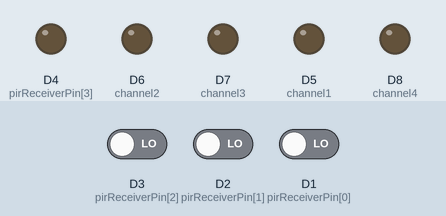
The sketch below on a simulated ESP8266 (NodeMCU). On the bench: output pins drawn as LEDs (lit = HIGH). The inputs (shaded band) are chosen by the test bench; at power-on: D3 (pirReceiverPin[2]) LOW, D2 (pirReceiverPin[1]) LOW, D1 (pirReceiverPin[0]) LOW. WiFi joins after 1.5 s; servers stay silent unless stated; uploads are accepted with an empty reply; what the sketch prints to the serial monitor is not drawn.

Above: at 13.0 s.
13.1 s: D3 (pirReceiverPin[2]) driven HIGH
At 16.1 s:
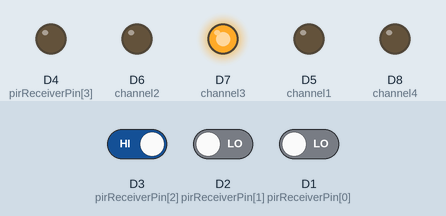
16.5 s: D2 (pirReceiverPin[1]) driven HIGH
At 19.8 s:
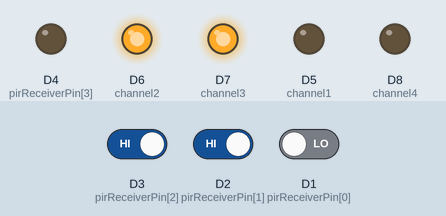
20.4 s: D1 (pirReceiverPin[0]) driven HIGH
At 23.5 s:
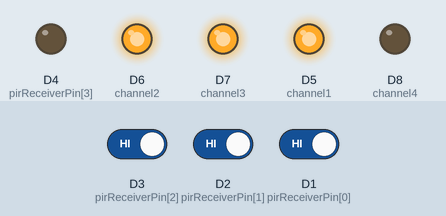
28.3 s: D3 (pirReceiverPin[2]) driven HIGH and D2 (pirReceiverPin[1]) driven LOW
At 44.1 s:
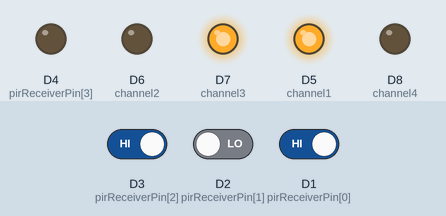
Timing chart, 0 to 44.4 s (numbered marks = the images above; inputs shaded):
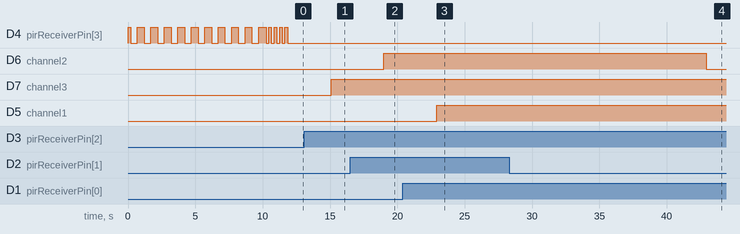

The sketch:

nodeMcuWifiCodePart.ino
```cpp
#include <ESP8266WiFi.h>
#include <ESP8266HTTPClient.h>
#include <ArduinoJson.h> // for handling json request sent from server

//############# WIFI shield connection ################
//String host = "http://192.168.0.101";
String host = "http://apphousebd.com";

// change this according to own wifi-router settings
const char* ssid = "lenovo-300";
const char* password = "aa11aa11@";

//################# Channel control ###################
// setting the pins for controlling the relay channels
int channel1 = D5, channel2 = D6, channel3 = D7, channel4 = D8;

// bool values to detect if any movement was found after the led was turn on by user using android app
bool foundUserMovement[4];
bool countdownStated[4];
int countDownStartValue[4];

int timeout = 15000;

//################# PIR Sensor #####################

int pirReceiverPin[4] = {D1, D2, D3, D4};
long lowStartTime[4];
long waitingTime = 10000; // 10 sec
//the time we give the sensor to calibrate (10-60 secs according to the datasheet)
int calibrationTime = 10;
bool ledIsOn[4] = {false}, startCountdown[4] = {true};

//############### HTTP request ##################
// variables for handling the server response
String request;
String channel_1_state, channel_2_state, channel_3_state, channel_4_state;

HTTPClient http;  //Declare an object of class HTTPClient

//#################################### Main logical Coding ############################################
void setup() {

  Serial.begin(115200);

  // using the built-in led of the shield to see the status of the wifi connection, if it's blinking means wifi isn't connected,
  // but it's trying to connect the wifi, if the led is on means shield is connected with the wifi network and ready to use
  // built-in led is active low
  pinMode(LED_BUILTIN, OUTPUT);
  digitalWrite(LED_BUILTIN, HIGH);

  pinMode(channel1, OUTPUT);
  pinMode(channel2, OUTPUT);
  pinMode(channel3, OUTPUT);
  pinMode(channel4, OUTPUT);
  digitalWrite(channel1, LOW);
  digitalWrite(channel2, LOW);
  digitalWrite(channel3, LOW);
  digitalWrite(channel4, LOW);

  // setting the pins of the pir sensor signal receiver
  for (int i = 0 ; i < 4; i++) {
    pinMode(pirReceiverPin[i], INPUT);
    digitalWrite(pirReceiverPin[i], LOW);
  }

  // setting this pin for output just to turn the default led on, by which we can show the user that wifi shield is turned on
  pinMode(D4, OUTPUT);

  /* Explicitly set the ESP8266 to be a WiFi-client, otherwise, it by default,
     would try to act as both a client and an access-point and could cause
     network-issues with your other WiFi-devices on your WiFi-network. */
  WiFi.mode(WIFI_STA);

  // if the wifi shield is connected to any network, then disconnecting it first, it's not mandatory but it's good practice.
  // if the shield is not connected to any network, then it will just ignore it
  WiFi.disconnect();
  delay(200);

  //give the sensor some time to calibrate
  Serial.print("calibrating sensor ");
  for (int i = 0; i < calibrationTime; i++) {
    Serial.print(".");
    digitalWrite(LED_BUILTIN, LOW);
    delay(500);

    digitalWrite(LED_BUILTIN, HIGH);
    delay(500);
  }
  Serial.println(" done");
  Serial.println("SENSOR ACTIVE");
  delay(50);

  // Connect to WiFi network
  Serial.println();
  Serial.println();
  Serial.print("Connecting to ");
  Serial.println(ssid);

  // beginning to connect to the network
  WiFi.begin(ssid, password);

  // checking if the shield is able to connect to network. It will try to connect untill it is connected.
  while (WiFi.status() != WL_CONNECTED) {
    digitalWrite(LED_BUILTIN, LOW);
    delay(200);

    digitalWrite(LED_BUILTIN, HIGH);
    delay(200);
    Serial.print(".");
  }

  if (WiFi.status() == WL_CONNECTED) {
    digitalWrite(LED_BUILTIN, LOW);
  }

  Serial.println("");
  Serial.println("WiFi connected to ");
  Serial.println(WiFi.localIP());
}

void loop() {

  handleSensor();
  handleChannels();
  Serial.println("Client disonnected");
  Serial.println("");

  delay(3000);

}

void handleSensor() {

  //  ##################### Updating channel status with post() request to website/databse ######################
  //  ####################      only when the channel status is changed by PIR sensor      ######################

  for (int i = 0 ; i < 4 ; i++) {

    String currentChannel;
    int currentChannelPin;
    switch (i) {
      case 0:
        currentChannel = "channel_1";
        currentChannelPin = channel1;
        break;
      case 1:
        currentChannel = "channel_2";
        currentChannelPin = channel2;
        break;
      case 2:
        currentChannel = "channel_3";
        currentChannelPin = channel3;
        break;
      case 3:
        currentChannel = "channel_4";
        currentChannelPin = channel4;
        break;
      default:
        currentChannel = "channel_1";
        currentChannelPin = channel1;
    }
    /*
        Serial.print("Checking channel: ");
        Serial.println(currentChannel);

        Serial.print("channel pin state: ");
        Serial.println(digitalRead(pirReceiverPin[i]));
    */

    //  checking if the pir sensor receiver pin is high, high means somekind of movement has been detected
    if (digitalRead(pirReceiverPin[i]) == HIGH) {
      //    Serial.println("PIR receiver is high");
      // check if the led is already on or not, if on, then do nothing, if off, then turn it on and set the check to true
      if (!ledIsOn[i]) {
        ledIsOn[i] = true;
        startCountdown[i] = true;
        //        Serial.println("LED is on");

        digitalWrite(currentChannelPin, HIGH);
        http.begin(host + "/wifi/api/updateChannelStates.php");
        http.addHeader("Content-Type", "application/x-www-form-urlencoded");
        int httpPost = http.POST("submit=submit&state='led=on'&channel=" + currentChannel);
        http.writeToStream(&Serial);
        http.end();
        delay(500); // wating for some time for the database to get updated, so that we get the latest data in the immediate request
      }

      if (!startCountdown[i] && ledIsOn[i]) {
        startCountdown[i] = true;
        Serial.println("Count down reset");
      }
    }
    // if pir signal is low, that means movement is not detected, here we need to consider some situations
    /*
       if motion/movement is not detected, then we should not turn the led off immediately, as movement stop doesn't mean
       no body is present in room, so we should wait for some time before turning off the led.if we detect any movement in
       that between time, then we have to reset the timer when the signal is again low.
    */
    if (digitalRead(pirReceiverPin[i]) == LOW) {

      //    Serial.println("PIR receiver is low");

      if (startCountdown[i] && ledIsOn[i]) {
        Serial.print("waiting time started for : ");
        Serial.print(currentChannel);
        Serial.print(" time: ");
        lowStartTime[i] = millis();
        startCountdown[i] = false;
        Serial.println(lowStartTime[i] / 1000);
      }

      /* checking for the delay: when the pir sensor is low it means no more movement is detected, so led should be off. but we will wait for
          for a certain amount of time before turning off the led to confirm that no body is present in the room
      */
      if (ledIsOn[i] && millis() - lowStartTime[i] >= waitingTime) {
        Serial.print("LED is off for channel: ");
        Serial.println(currentChannel);
        digitalWrite(currentChannelPin, LOW);
        ledIsOn[i] = false;

        Serial.print("sensor is off, channel: ");
        Serial.println(currentChannel);
        http.begin(host + "/wifi/api/updateChannelStates.php");
        http.addHeader("Content-Type", "application/x-www-form-urlencoded");
        int httpPost = http.POST("submit=submit&state='led=off'&channel=" + currentChannel);
        //        http.writeToStream(&Serial);
        http.end();
      }
      else if (ledIsOn[i]) {
        Serial.print("Time left for channel ");
        Serial.print(currentChannel);
        Serial.print(" is: ");
        Serial.print(millis() - lowStartTime[i]);
        Serial.print("   waiting time: " );
        Serial.println(waitingTime);
      }
    }

  }
}


void handleChannels() {

  //  ####################### Channel status with get() response from website/database ############################

  /*
      Requesting for / getting the current status of each channel from website
      the respond is in json format, so we 1st receive the data, get it by HTTPClient getString()
      then decode the json respond with ArduinoJson and appling the status of each channel in wifi shield
  */
  http.begin(host + "/wifi/api/getChannelStates.php");  //Specify request destination
  http.addHeader("Content-Type", "application/json");
  int httpCode = http.GET(); //Send the request in GET

  if (httpCode > 0) { //Check the returning code

    request = http.getString();   //Get the request response payload
    //Serial.println(request);                     //Print the response payload

    // setting up ArduinoJson
    DynamicJsonBuffer jsonBuffer;

    if (request.indexOf("failed") == -1) {

      String jsonData = request.substring(request.indexOf("{"), request.indexOf("}") + 1);
      //Serial.print("Json data is:");
      //Serial.println(jsonData);

      // decoding the json data
      JsonObject& receivedData = jsonBuffer.parseObject(jsonData);
      if (!receivedData.success()) {
        Serial.println("Parsing failed");
      }
      else {
        String currentState = receivedData["channel_1"];
        channel_1_state = currentState;

        String currentState2 = receivedData["channel_2"];
        channel_2_state = currentState2;

        String currentState3 = receivedData["channel_3"];
        channel_3_state = currentState3;

        String currentState4 = receivedData["channel_4"];
        channel_4_state = currentState4;
      }
    }
    else {
      Serial.println("Data fetching failed");
    }
  }
  else {
    Serial.print("No payload. Error Code: ");
    Serial.println(httpCode);
    Serial.print("Error: ");
    Serial.println(http.errorToString(httpCode).c_str());
  }

  http.end();   //Close connection
  // Check if a client has connected
  /*
    Serial.print("Channel 1 state: ");
    Serial.println(channel_1_state);

    Serial.print("Channel 2 state: ");
    Serial.println(channel_2_state);

    Serial.print("Channel 3 state: ");
    Serial.println(channel_3_state);

    Serial.print("Channel 4 state: ");
    Serial.println(channel_4_state);
  */
  // Match the request
  if (channel_1_state == "on") {
    digitalWrite(channel1, HIGH);

    /*
       if the led was turned on from android app, and no movement was found in room, then start countdown
       this countdown is for warning the user about the fact that light is on, but no one is in room.
       when countdown ends a notification will be sent to user, but if any movement is found during the countdown,
       no notification will be sent, as led will auto turn off after the movement is gone
    */
    if (!ledIsOn[0] && !countdownStated[0] && !foundUserMovement[0]) {
      countdownStated[0] = true;
      countDownStartValue[0] = millis();
    }
  }
  else if (channel_1_state == "off") {
    digitalWrite(channel1, LOW);

    foundUserMovement[0] = false;
    countdownStated[0] = false;
  }

  if (channel_2_state == "on") {
    digitalWrite(channel2, HIGH);
    if (!ledIsOn[1] && !countdownStated[1] && !foundUserMovement[1]) {
      countdownStated[1] = true;
      countDownStartValue[1] = millis();
    }
  }
  else if (channel_2_state == "off") {
    digitalWrite(channel2, LOW);
    foundUserMovement[1] = false;
    countdownStated[1] = false;
  }

  if (channel_3_state == "on") {
    digitalWrite(channel3, HIGH);
    if (!ledIsOn[2] && !countdownStated[2] && !foundUserMovement[2]) {
      countdownStated[2] = true;
      countDownStartValue[2] = millis();
    }
  }
  else if (channel_3_state == "off") {
    digitalWrite(channel3, LOW);
    foundUserMovement[2] = false;
    countdownStated[2] = false;
  }

  if (channel_4_state == "on") {
    digitalWrite(channel4, HIGH);
    if (!ledIsOn[3] && !countdownStated[3] && !foundUserMovement[3]) {
      countdownStated[3] = true;
      countDownStartValue[3] = millis();
    }
  }
  else if (channel_4_state == "off") {
    digitalWrite(channel4, LOW);
    foundUserMovement[3] = false;
    countdownStated[3] = false;
  }


  /// handling user movement not detected
  for (int i = 0 ; i < 4; i++) {

    String ch;
    switch (i) {
      case 0:
        ch = "channel 1";
        break;
      case 1:
        ch = "channel 2";
        break;
      case 2:
        ch = "channel 3";
        break;
      case 3:
        ch = "channel 4";
        break;
      default:
        ch = "channel 1";

    }

    Serial.print("Checking for channel timeout: ");
    Serial.println(i + 1);
    Serial.print("check value: ");
    Serial.print(foundUserMovement[i]);
    Serial.print(" :: ");
    Serial.println(countdownStated[i]);
    if (!foundUserMovement[i] && countdownStated[i]) {
      if (millis() - countDownStartValue[i] >= timeout) {
        Serial.println("time out for channel 1");
        countdownStated[i] = false; foundUserMovement[0] = true;
        http.begin(host + "/wifi/api/sendUserWarning.php");
        http.addHeader("Content-Type", "application/x-www-form-urlencoded");
        int httpPost = http.POST("channel=" + ch);
        http.writeToStream(&Serial);
        http.end();
      }
      else {
        Serial.print("wating for time out for channel : ");
        Serial.println(millis() - countDownStartValue[0]);
      }
    }

  }

}
```

Measured:
- after the input at 13.1 s, D7 (channel3): LOW → HIGH after 2.0 s
- after the input at 16.5 s, D6 (channel2): LOW → HIGH after 2.5 s
- after the input at 20.4 s, D5 (channel1): LOW → HIGH after 2.5 s
- after the input at 28.3 s, D6 (channel2): HIGH → LOW after 14.6 s
